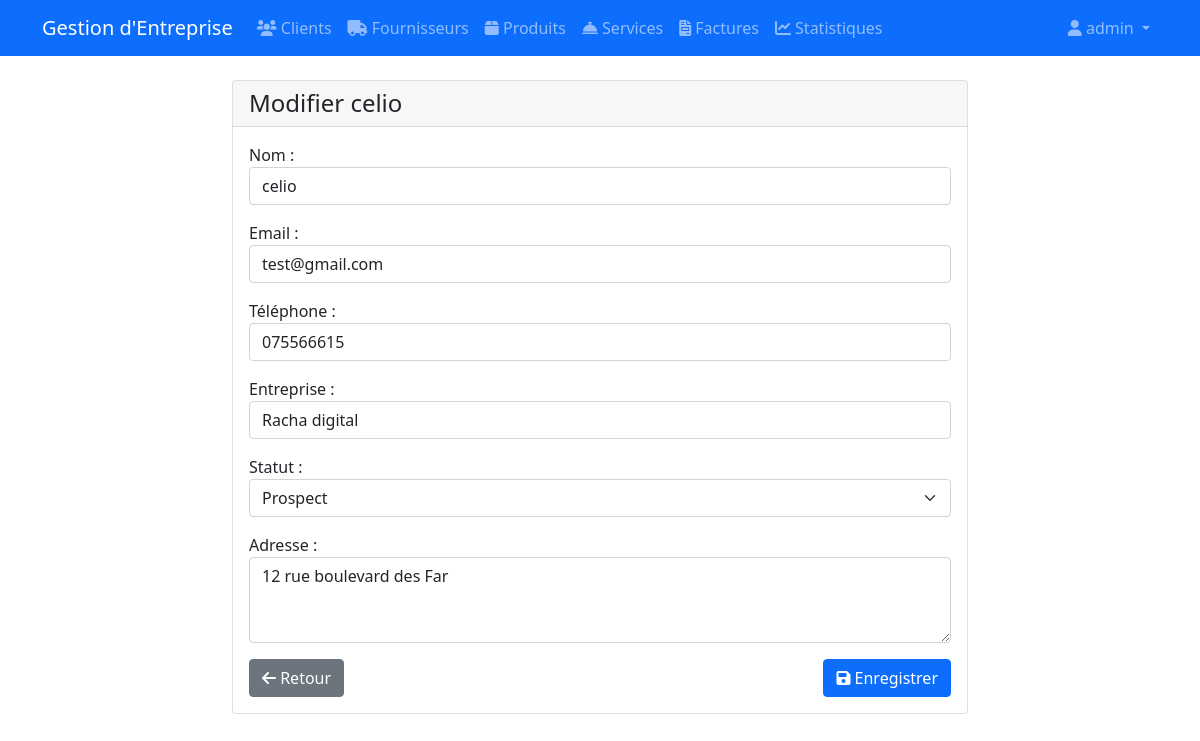
The page /clients/3/update/ (signed in) on the database its author committed.
### crm/models.py (models this page shows, shortened)
class Client(models.Model):
    STATUT_CHOICES = [
        ('prospect', 'Prospect'),
        ('client_actif', 'Client Actif'),
        ('client_inactif', 'Client Inactif'),
    ]
    name = models.CharField(max_length=200, verbose_name="Nom")
    email = models.EmailField(verbose_name="Email")
    phone = models.CharField(max_length=20, verbose_name="Téléphone")
    address = models.TextField(verbose_name="Adresse")
    entreprise = models.CharField(max_length=200, blank=True, null=True)
    statut = models.CharField(max_length=20, choices=STATUT_CHOICES, default='prospect')
    created_at = models.DateTimeField(auto_now_add=True)
    updated_at = models.DateTimeField(auto_now=True)
    class Meta:
        ordering = ['-created_at']
        verbose_name = "Client"
        verbose_name_plural = "Clients"

### crm/views.py (the view)
# urls.py: path('clients/<int:pk>/update/', crm_views.client_update, name='client_update'),
@login_required
def client_update(request, pk):
    client = get_object_or_404(Client, pk=pk)
    if request.method == 'POST':
        form = ClientForm(request.POST, instance=client)
        if form.is_valid():
            form.save()
            messages.success(request, 'Client modifié avec succès.')
            return redirect('client_detail', pk=pk)
    else:
        form = ClientForm(instance=client)
    return render(request, 'crm/client_form.html', {
        'form': form,
        'title': f'Modifier {client.name}'
    })

### crm/forms.py
class ClientForm(forms.ModelForm):
    class Meta:
        model = Client
        fields = ['name', 'email', 'phone','entreprise', 'statut', 'address']
        widgets = {
            'name': forms.TextInput(attrs={'class': 'form-control'}),
            'email': forms.EmailInput(attrs={'class': 'form-control'}),
            'phone': forms.TextInput(attrs={'class': 'form-control'}),
            'entreprise': forms.TextInput(attrs={'class': 'form-control'}),
            'statut': forms.Select(attrs={'class': 'form-select'}),
            'address': forms.Textarea(attrs={'class': 'form-control', 'rows': 3}),
        }

### templates/crm/client_form.html (shortened to what this page needs)
{% extends 'base.html' %}
{% block content %}
<div class="row justify-content-center">
    <div class="col-md-8">
        <div class="card">
            <div class="card-header">
                <h4 class="mb-0">{{ title }}</h4>
            </div>
            <div class="card-body">
                <form method="post">
                    {% for field in form %}
                    <div class="mb-3">
                        {{ field.label_tag }}
                        {{ field }}
                    </div>
                    {% endfor %}
                    <div class="d-flex justify-content-between">
                        <a href="{% url 'client_list' %}" class="btn btn-secondary">
                            <i class="fas fa-arrow-left"></i> Retour
                        </a>
                        <button type="submit" class="btn btn-primary">
                            <i class="fas fa-save"></i> Enregistrer
                        </button>
                    </div>
                </form>
            </div>
        </div>
    </div>
</div>
{% endblock %}

### templates/base.html (shortened to what this page needs)
<!DOCTYPE html>
<html lang="fr">
<head>
    <link href="https://cdn.jsdelivr.net/npm/bootstrap@5.1.3/dist/css/bootstrap.min.css" rel="stylesheet">
    <link href="https://cdnjs.cloudflare.com/ajax/libs/font-awesome/6.0.0/css/all.min.css" rel="stylesheet">
</head>
<body>
    <nav class="navbar navbar-expand-lg navbar-dark bg-primary">
        <div class="container">
            <a class="navbar-brand" href="{% url 'dashboard' %}">Gestion d'Entreprise</a>
            <div class="collapse navbar-collapse" id="navbarNav">
                {% if user.is_authenticated %}
                <ul class="navbar-nav">
                    <li class="nav-item">
                        <a class="nav-link" href="{% url 'client_list' %}">
                            <i class="fas fa-users"></i> Clients
                        </a>
                    </li>
                    <li class="nav-item">
                        <a class="nav-link" href="{% url 'supplier_list' %}">
                            <i class="fas fa-truck"></i> Fournisseurs
                        </a>
                    </li>
                    <li class="nav-item">
                        <a class="nav-link" href="{% url 'product_list' %}">
                            <i class="fas fa-box"></i> Produits
                        </a>
                    </li>
                    <li class="nav-item">
                        <a class="nav-link" href="{% url 'service_list' %}">
                            <i class="fas fa-concierge-bell"></i> Services
                        </a>
                    </li>
                    <li class="nav-item">
                        <a class="nav-link" href="{% url 'invoice_list' %}">
                            <i class="fas fa-file-invoice"></i> Factures
                        </a>
                    </li>
                    <li class="nav-item">
                        <a class="nav-link" href="{% url 'finance_statistics' %}">
                            <i class="fas fa-chart-line"></i> Statistiques
                        </a>
                    </li>
                </ul>
                <ul class="navbar-nav ms-auto">
                    <li class="nav-item dropdown">
                        <a class="nav-link dropdown-toggle" href="#" id="navbarDropdown" role="button" data-bs-toggle="dropdown">
                            <i class="fas fa-user"></i> {{ user.username }}
                        </a>
                    </li>
                </ul>
                {% endif %}
            </div>
        </div>
    </nav>
    <div class="container mt-4">
        {% block content %}{% endblock %}
    </div>
</body>
</html>

### rows shown on the page
Client: form "celio" "test@gmail.com" "075566615" "Racha digital" "Prospect" "12 rue boulevard des Far"

### other values the page prints
{{ user.username }} "admin"
{{ title }} "Modifier celio"
{{ field.label_tag }} "Nom :" "Email :" "Téléphone :" "Entreprise :" "Statut :" "Adresse :"
